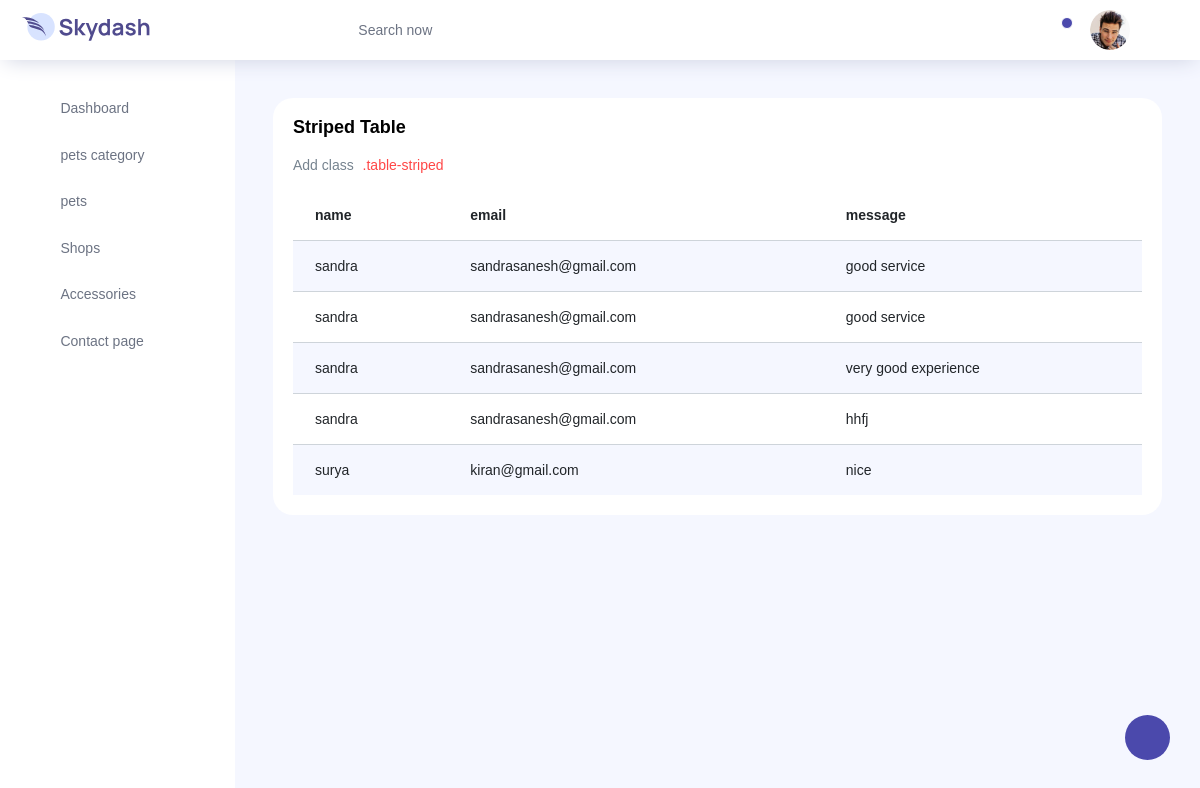
The page /petsapp/contact_display/ on the database its author committed.
### Frontend/models.py (models this page shows)
class contactdb(models.Model):
    name=models.CharField(max_length=50,null=True,blank=True)
    email=models.CharField(max_length=50,null=True,blank=True)
    msg=models.CharField(max_length=100,null=True,blank=True)

### petsapp/views.py (the view)
# urls.py: path('contact_display/',views.contact_display,name="contact_display"),
def contact_display(request):
    data=contactdb.objects.all()
    return render(request,"displaycontact.html",{'data':data})

### petsapp/templates/displaycontact.html (shortened to what this page needs)
<!DOCTYPE html>
{% extends 'index.html' %}
{% block content %}
<html lang="en">
<head>
</head>
<body>
<div class="card">
                <div class="card-body">
                  <h4 class="card-title">Striped Table</h4>
                  <p class="card-description">
                    Add class <code>.table-striped</code>
                  </p>
                  <div class="table-responsive">
                    <table class="table table-striped">
                      <thead>
                        <tr>
                          <th>
                            name
                          </th>
                          <th>
                         email
                          </th>
                          <th>
                            message
                          </th>
                        </tr>
                      </thead>
                      <tbody>
                      {% for i in data %}
                        <tr>
                            <td>
                                {{i.name}}
                          </td>
                          <td>
                              {{i.email}}
                          </td>
                            <td>
                              {{i.msg}}
                          </td>
                        </tr>
                      {% endfor %}
                      </tbody>
                    </table>
                  </div>
                </div>
              </div>
</body>
</html>
{% endblock %}

### rows shown on the page
contactdb: name "sandra", email "sandrasanesh@gmail.com", msg "good service"
contactdb: name "sandra", email "sandrasanesh@gmail.com", msg "good service"
contactdb: name "sandra", email "sandrasanesh@gmail.com", msg "very good experience"
contactdb: name "sandra", email "sandrasanesh@gmail.com", msg "hhfj"
contactdb: name "surya", email "kiran@gmail.com", msg "nice"
